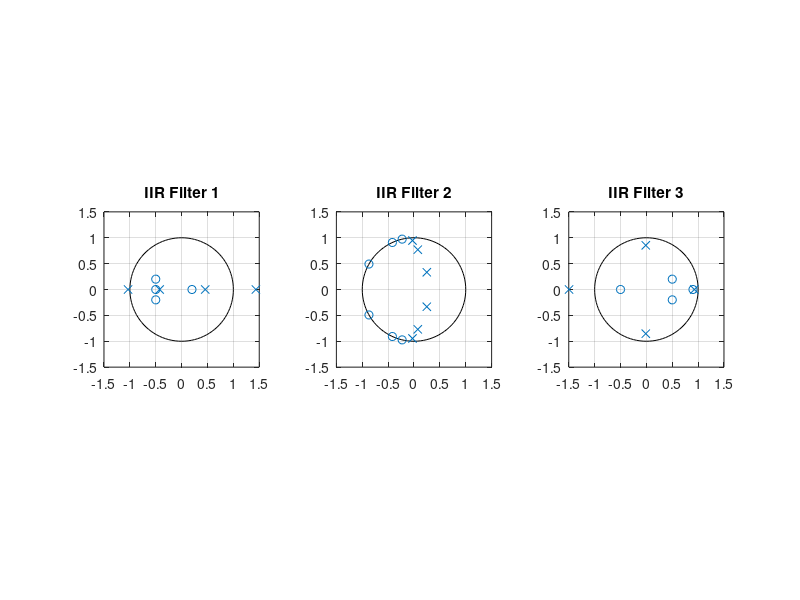

MATLAB code to generate this figure: (Note: this script raises an error after producing the figure.)
% Assignment 1 - Stable and unstable filters

close all
clear all
clc

addpath ./function 

%-----------------------IIR-Filters
B1=[1 1.3 0.49 -0.013 -0.029];
A1=[1 -0.4326 -1.6656 0.1253 0.2877];

B2=[0.0725 0.22 0.4085 0.4883 0.4085 0.22 0.0725];
A2=[1 -0.5835 1.7021 -0.8477 0.8401 -0.2823 0.0924];

B3=[1 -1.4 0.24 0.3340 -0.1305];
A3=[1 0.5913 -0.6436 0.3803 -1.0091];

%-----------------------BIBO-stability
abs(roots(A1))
abs(roots(A2))       %<--- stable 
abs(roots(A3))

subplot(1,3,1); zplane(B1,A1); 
title('IIR Filter 1');
axis([-1.5 1.5 -1.5 1.5]);
subplot(1,3,2); zplane(B2,A2); 
title('IIR Filter 2');
axis([-1.5 1.5 -1.5 1.5]);
subplot(1,3,3); zplane(B3,A3); 
title('IIR Filter 3');
axis([-1.5 1.5 -1.5 1.5]);
sgtitle('Pole-zero plots');

N=50;
x=[zeros(1,N) 1 zeros(1,N)];        % Kronecker delta

figure
impz(B2,A2,[-N:N]); hold on; stem([-N:N], filter(B2,A2,x),'--','Color','#77AC30');
xlabel('n/samples'); ylabel('amplitude'); legend('impz','filter')
title('IIR Filter 2 - Stable')

x=[1 zeros(1,N)];                   % Kronecker delta
figure
stem([0:N], filter(B3,A3,x)); hold on ; stem([0:N], filter(B2,A2,x),'--','Color','#77AC30');
xlabel('n/samples'); ylabel('amplitude'); legend('Unstable Filter','Stable Filter')
title('IIR Filters')

